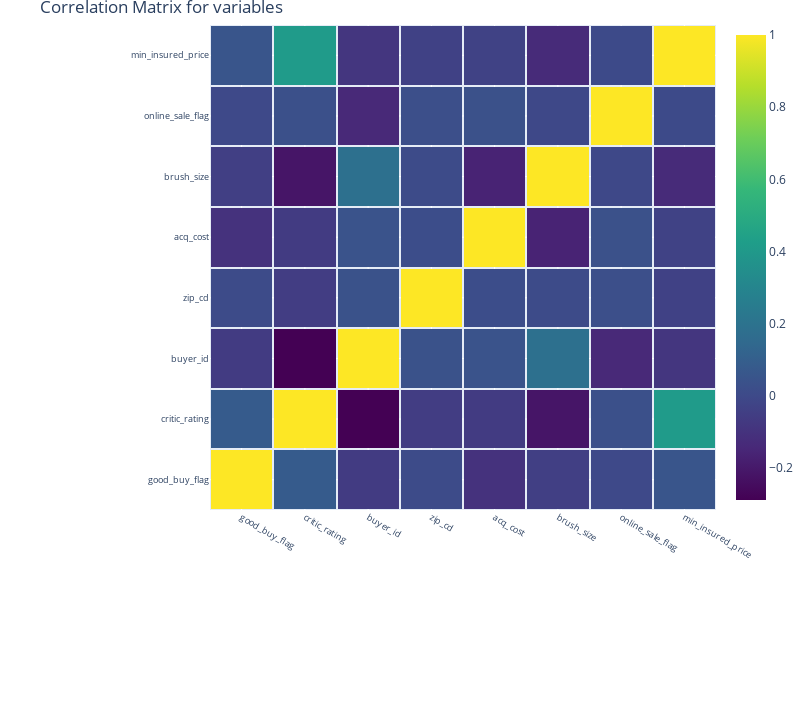

Notebook cell for this chart:
### Code cell
trace = go.Heatmap(z = corr_array,
                   x = matrix_cols,
                   y = matrix_cols,
                   xgap = 2,
                   ygap = 2,
                   colorscale='Viridis',
                   colorbar   = dict() ,
                  )
layout = go.Layout(dict(title = 'Correlation Matrix for variables',
                        autosize = False,
                        height  = 720,
                        width   = 800,
                        margin  = dict(r = 0 ,l = 210,
                                       t = 25,b = 210,
                                     ),
                        yaxis   = dict(tickfont = dict(size = 9)),
                        xaxis   = dict(tickfont = dict(size = 9)),
                       )
                  )
fig = go.Figure(data = [trace],layout = layout)
py.iplot(fig)

### Figure 1 — Plotly figure (JSON) as saved in the notebook; plotly's stock layout.template omitted (floating-point values rounded to 4 significant figures)
{"data": [{"colorscale": [[0, "#440154"], [0.1111, "#482878"], [0.2222, "#3e4989"], [0.3333, "#31688e"], [0.4444, "#26828e"], [0.5556, "#1f9e89"], [0.6667, "#35b779"], [0.7778, "#6ece58"], [0.8889, "#b5de2b"], [1, "#fde725"]], "type": "heatmap", "x": ["good_buy_flag", "critic_rating", "buyer_id", "zip_cd", "acq_cost", "brush_size", "online_sale_flag", "min_insured_price"], "xgap": 2, "y": ["good_buy_flag", "critic_rating", "buyer_id", "zip_cd", "acq_cost", "brush_size", "online_sale_flag", "min_insured_price"], "ygap": 2, "z": [[1, 0.08256, -0.06149, 0.005796, -0.09991, -0.04462, -0.003697, 0.05232], [0.08256, 1, -0.2885, -0.05304, -0.06201, -0.2136, 0.02956, 0.4117], [-0.06149, -0.2885, 1, 0.04026, 0.04622, 0.1872, -0.1424, -0.0862], [0.005796, -0.05304, 0.04026, 1, 0.01707, 0.007901, 0.02489, -0.03617], [-0.09991, -0.06201, 0.04622, 0.01707, 1, -0.1628, 0.03412, -0.03321], [-0.04462, -0.2136, 0.1872, 0.007901, -0.1628, 1, -0.006747, -0.1328], [-0.003697, 0.02956, -0.1424, 0.02489, 0.03412, -0.006747, 1, 0.003837], [0.05232, 0.4117, -0.0862, -0.03617, -0.03321, -0.1328, 0.003837, 1]]}], "layout": {"autosize": false, "height": 720, "margin": {"b": 210, "l": 210, "r": 0, "t": 25}, "title": {"text": "Correlation Matrix for variables"}, "width": 800, "xaxis": {"tickfont": {"size": 9}}, "yaxis": {"tickfont": {"size": 9}}}}
